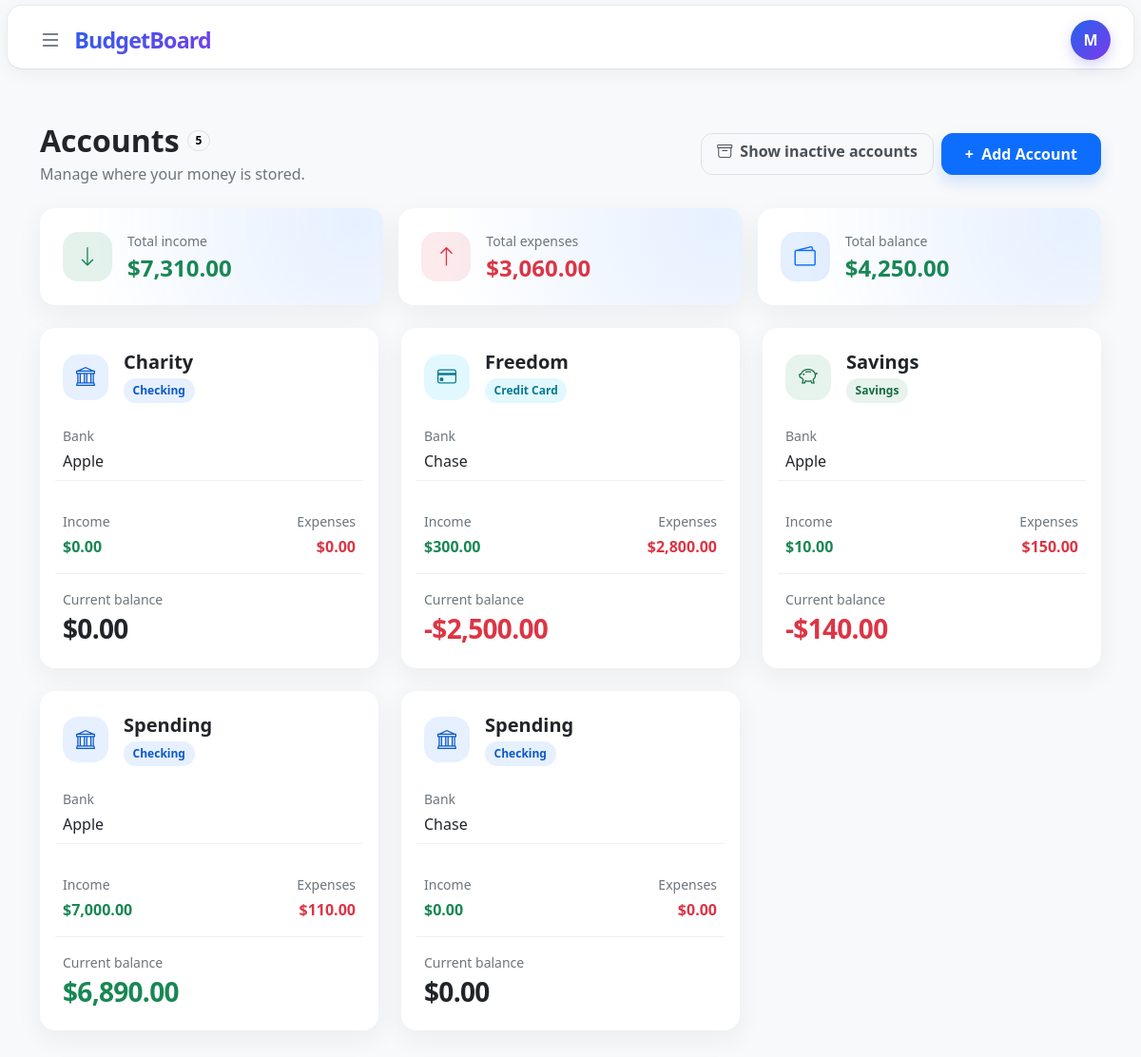
Page /accounts (signed in) on the committed database.
### tables this page shows
CREATE TABLE accounts(
    id INTEGER PRIMARY KEY AUTOINCREMENT,
    user_id INTEGER NOT NULL,
    name TEXT NOT NULL,
    type TEXT NOT NULL CHECK (
        type IN (
            'checking',
            'savings',
            'cash',
            'credit card',
            'investment',
            'other'
        )
    ),
    bank TEXT,
    created_at DATETIME NOT NULL DEFAULT CURRENT_TIMESTAMP, active INTEGER NOT NULL DEFAULT 1
CHECK (active IN (0, 1)),

    FOREIGN KEY (user_id) REFERENCES users(id)
);

### app.py (the view, shortened to what this page needs)
@app.route("/accounts", methods=["GET", "POST"])
@login_required
def accounts():
    user_id = session["user_id"]
    show_inactive = request.args.get("status") == "inactive"
    active_value = 0 if show_inactive else 1
    accounts_url = url_for(
        "accounts",
        status="inactive" if show_inactive else None,
        _external=True
    )
    account_filter_url = url_for(
        "accounts",
        status=None if show_inactive else "inactive",
        _external=True
    )
    (
        account_rows,
        total_income,
        total_expenses,
        total_balance
    ) = load_accounts(db, user_id, active_value)
    return render_template(
        "accounts.html",
        accounts=account_rows,
        total_income=total_income,
        total_expenses=total_expenses,
        total_balance=total_balance,
        account_count=len(account_rows),
        show_inactive=show_inactive,
        accounts_url=accounts_url,
        account_filter_url=account_filter_url
    )

### helpers.py (called while the page is built)
def login_required(f):
    @wraps(f)
    def decorated_function(*args, **kwargs):
        if session.get("user_id") is None:
            return redirect("/login")
        return f(*args, **kwargs)
    return decorated_function

def usd(value):
    sign = "-" if value < 0 else ""
    return f"{sign}${abs(value):,.2f}"

### templates/accounts.html (shortened to what this page needs)
{% extends "layout.html" %}
{% block main %}
    <section class="accounts-page py-4 py-lg-5">
        <div class="container-xl">
            <div class="d-flex flex-column flex-md-row align-items-md-center justify-content-between gap-3 mb-4">
                <div>
                    <div class="d-flex align-items-center gap-2 mb-1">
                        <h1 class="h2 fw-bold mb-0">{{ "Inactive accounts" if show_inactive else "Accounts" }}</h1>
                        <span class="badge rounded-pill text-bg-light border">{{ account_count }}</span>
                    </div>
                    <p class="text-secondary mb-0">
                        {% if show_inactive %}
                            Review accounts that are hidden from new transactions.
                        {% else %}
                            Manage where your money is stored.
                        {% endif %}
                    </p>
                </div>
                <div class="d-flex flex-wrap gap-2 align-self-start align-self-md-center">
                    <a class="btn btn-outline-secondary accounts-filter-button px-3" href="{{ account_filter_url }}">
                        {% if show_inactive %}
                            <i class="bi bi-wallet2 me-1" aria-hidden="true"></i> Show active accounts
                        {% else %}
                            <i class="bi bi-archive me-1" aria-hidden="true"></i> Show inactive accounts
                        {% endif %}
                    </a>
                    {% if not show_inactive %}
                        <button
                            class="btn btn-primary accounts-add-button px-4"
                            type="button"
                            data-bs-toggle="modal"
                            data-bs-target="#addAccountModal"
                        >
                            <span class="me-1" aria-hidden="true">+</span> Add Account
                        </button>
                    {% endif %}
                </div>
            </div>
            <div class="row g-3 mb-4">
                <div class="col-12 col-md-4">
                    <div class="card accounts-summary-card border-0 h-100">
                        <div class="card-body p-4">
                            <div class="d-flex align-items-center gap-3">
                                <div class="accounts-summary-icon accounts-summary-income" aria-hidden="true">
                                    <i class="bi bi-arrow-down"></i>
                                </div>
                                <div>
                                    <p class="text-secondary small mb-1">Total income</p>
                                    <p class="h4 fw-bold text-success mb-0">{{ total_income | usd }}</p>
                                </div>
                            </div>
                        </div>
                    </div>
                </div>
                <div class="col-12 col-md-4">
                    <div class="card accounts-summary-card border-0 h-100">
                        <div class="card-body p-4">
                            <div class="d-flex align-items-center gap-3">
                                <div class="accounts-summary-icon accounts-summary-expense" aria-hidden="true">
                                    <i class="bi bi-arrow-up"></i>
                                </div>
                                <div>
                                    <p class="text-secondary small mb-1">Total expenses</p>
                                    <p class="h4 fw-bold text-danger mb-0">{{ total_expenses | usd }}</p>
                                </div>
                            </div>
                        </div>
                    </div>
                </div>
                <div class="col-12 col-md-4">
                    <div class="card accounts-summary-card border-0 h-100">
                        <div class="card-body p-4">
                            <div class="d-flex align-items-center gap-3">
                                <div class="accounts-summary-icon" aria-hidden="true">
                                    <i class="bi bi-wallet2"></i>
                                </div>
                                <div>
                                    <p class="text-secondary small mb-1">Total balance</p>
                                    <p class="h4 fw-bold mb-0 {% if total_balance > 0 %}text-success{% elif total_balance < 0 %}text-danger{% endif %}">
                                        {{ total_balance | usd }}
                                    </p>
                                </div>
                            </div>
                        </div>
                    </div>
                </div>
            </div>
            <div class="row g-4">
                {% for account in accounts %}
                    {% set editor_class = "account-item-" ~ account["id"] %}
                    {% set status_modal_id = "accountStatusModal-" ~ account["id"] %}
                    <div class="col-12 col-md-6 col-xl-4">
                        <article class="card account-card border-0 h-100 {% if show_inactive %}account-card-inactive{% endif %}">
                            {% if not show_inactive %}
                                <div class="collapse show {{ editor_class }}">
                                    <div class="card-body p-4">
                                        <div class="d-flex align-items-start justify-content-between gap-3 mb-4">
                                            <div class="d-flex align-items-center gap-3 min-w-0">
                                                <div class="account-icon account-icon-{{ account['type'] | replace(' ', '-') }}" aria-hidden="true">
                                                    {% if account["type"] == "checking" %}
                                                        <i class="bi bi-bank"></i>
                                                    {% elif account["type"] == "savings" %}
                                                        <i class="bi bi-piggy-bank"></i>
                                                    {% elif account["type"] == "cash" %}
                                                        <i class="bi bi-cash-stack"></i>
                                                    {% elif account["type"] == "credit card" %}
                                                        <i class="bi bi-credit-card"></i>
                                                    {% elif account["type"] == "investment" %}
                                                        <i class="bi bi-graph-up-arrow"></i>
                                                    {% else %}
                                                        <i class="bi bi-wallet2"></i>
                                                    {% endif %}
                                                </div>
                                                <div class="min-w-0">
                                                    <h2 class="h5 fw-bold text-truncate mb-1">{{ account["name"] }}</h2>
                                                    <span class="account-type account-type-{{ account['type'] | replace(' ', '-') }}">
                                                        {{ account["type"] | title }}
                                                    </span>
                                                </div>
                                            </div>
                                        </div>
                                        <p class="text-secondary small mb-1">Bank</p>
                                        <p class="fw-medium mb-4">{{ account["bank"] or "None" }}</p>
                                        <div class="row g-3 account-totals py-3 border-top border-bottom">
                                            <div class="col-6">
                                                <p class="text-secondary small mb-1">Income</p>
                                                <p class="fw-semibold text-success mb-0">{{ account["total_income"] | usd }}</p>
                                            </div>
                                            <div class="col-6 text-end">
                                                <p class="text-secondary small mb-1">Expenses</p>
                                                <p class="fw-semibold text-danger mb-0">{{ account["total_expenses"] | usd }}</p>
                                            </div>
                                        </div>
                                        <div class="account-balance pt-3">
                                            <p class="text-secondary small mb-1">Current balance</p>
                                            <p class="h3 fw-bold mb-0 {% if account['balance'] > 0 %}text-success{% elif account['balance'] < 0 %}text-danger{% endif %}">
                                                {{ account["balance"] | usd }}
                                            </p>
                                        </div>
                                    </div>
                                </div>
                            {% endif %}
                        </article>
                    </div>
                {% endfor %}
            </div>
        </div>
    </section>
{% endblock %}

### static/style.css (style rules this page uses)
body { background-color: #f8f9fa; color: #212529; }
.accounts-page { min-height: calc(100vh - 72px); background-color: #f8f9fa; }
.accounts-add-button { min-height: 2.75rem; border-radius: 0.75rem; font-weight: 600; box-shadow: 0 0.5rem 1rem rgba(13, 110, 253, 0.16); }
.accounts-filter-button { min-height: 2.75rem; border-color: #dee2e6; border-radius: 0.75rem; color: #495057; font-weight: 600; }
.accounts-summary-card, .account-card { border-radius: 1rem; background-color: #fff; box-shadow: 0 0.5rem 1.75rem rgba(33, 37, 41, 0.06); }
.accounts-summary-card { background: radial-gradient(circle at 92% 15%, rgba(13, 110, 253, 0.1), transparent 18rem), #fff; }
.accounts-summary-icon, .account-icon { display: grid; flex: 0 0 auto; place-items: center; border-radius: 1rem; }
.accounts-summary-icon { width: 3.25rem; height: 3.25rem; background-color: rgba(13, 110, 253, 0.11); color: #0d6efd; font-size: 1.4rem; }
.accounts-summary-income { background-color: rgba(25, 135, 84, 0.11); color: #198754; }
.accounts-summary-expense { background-color: rgba(220, 53, 69, 0.1); color: #dc3545; }
.account-card { transition: transform 0.2s ease, box-shadow 0.2s ease; }
.account-totals { border-color: #eef0f2 !important; }
.account-icon { width: 3rem; height: 3rem; font-size: 1.25rem; }
.account-icon-checking, .account-type-checking { background-color: rgba(13, 110, 253, 0.1); color: #0a58ca; }
.account-icon-savings, .account-type-savings { background-color: rgba(25, 135, 84, 0.1); color: #146c43; }
.account-icon-credit-card, .account-type-credit-card { background-color: rgba(13, 202, 240, 0.12); color: #087990; }
.account-type { display: inline-flex; align-items: center; padding: 0.25rem 0.6rem; border-radius: 999px; font-size: 0.75rem; font-weight: 600; white-space: nowrap; }
.account-balance .h3 { letter-spacing: -0.025em; }
.min-w-0 { min-width: 0; }

### rows in the picture
accounts: name "Charity", type "Checking", bank "Apple", total_income "$0.00", total_expenses "$0.00", balance "$0.00"
accounts: name "Freedom", type "Credit Card", bank "Chase", total_income "$300.00", total_expenses "$2,800.00", balance "-$2,500.00"
accounts: name "Savings", type "Savings", bank "Apple", total_income "$10.00", total_expenses "$150.00", balance "-$140.00"
accounts: name "Spending", type "Checking", bank "Apple", total_income "$7,000.00", total_expenses "$110.00", balance "$6,890.00"
accounts: name "Spending", type "Checking", bank "Chase", total_income "$0.00", total_expenses "$0.00", balance "$0.00"

### other values in the picture
{{ session.get("username", "U")[0] | upper }} "M"
{{ "Inactive accounts" if show_inactive else "Accounts" }} "Accounts"
{{ account_count }} "5"
{{ total_income | usd }} "$7,310.00"
{{ total_expenses | usd }} "$3,060.00"
{{ total_balance | usd }} "$4,250.00"
